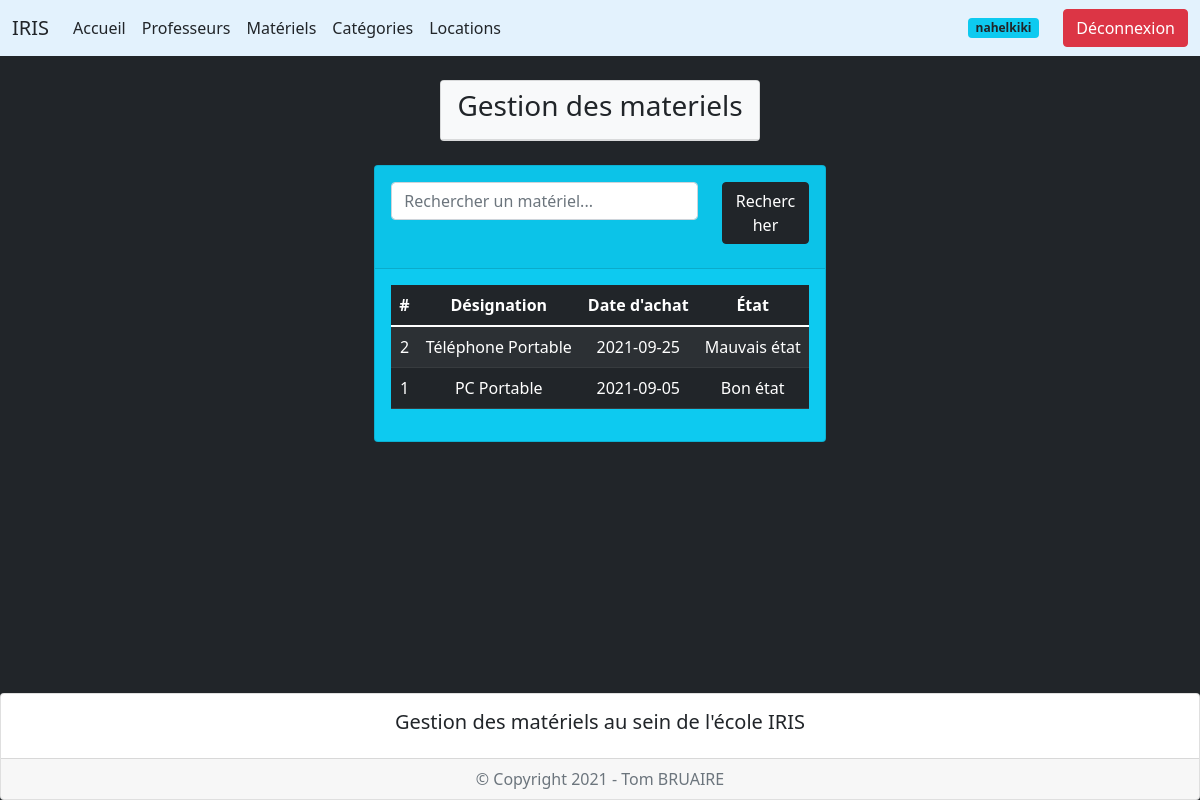
The app's page /index.php?page=2 (signed in) with its own data.
### tables this page shows
create table materiels (
    idmateriel int(3) not null auto_increment,
    designationmateriel varchar(50),
    dateachatmateriel date,
    etatmateriel enum('Bon état', 'Mauvais état'),
    primary key (idmateriel)
);

### controleur/config_db.php (called while the page is built)
<?php
$server = "localhost";
$bdd = "iris";
$user = "root";
$mdp = "";
?>

### controleur/controleur.class.php (called while the page is built, shortened)
<?php
require_once("modele/modele.class.php");
class Controleur {
    private $unModele;
    public function __construct($server, $bdd, $user, $mdp) {
        $this->unModele = new Modele($server, $bdd, $user, $mdp);
    }
    public function setTable($uneTable) {
        $this->unModele->setTable($uneTable);
    }
    public function selectAll($chaine = "*", $orderby) {
        return $this->unModele->selectAll($chaine, $orderby);
    }
}
?>

### vue/vue_materiels.php (the view, shortened to what this page needs)
<div class="container mt-4 mb-5">
    <div class="row d-flex justify-content-center">
        <div class="col-auto">
            <div class="card bg-info">
                <div class="card-header">
                    <form method="post" action="" class="mt-2">
                        <div class="row mb-3">
                            <div class="col-9">
                                    <input type="search" name="mot" id="mot" placeholder="Rechercher un matériel..." class="form-control">
                            </div>
                            <div class="col-3">
                                <button type="submit" name="Rechercher" class="btn btn-dark w-100">Rechercher</button>
                            </div>
                        </div>
                    </form>
                </div>
                <div class="card-body">
                    <div class="table-responsive">
                        <table class="table table-dark table-striped text-center">
                            <thead>
                                <tr>
                                    <th scope="col">#</th>
                                    <th scope="col">Désignation</th>
                                    <th scope="col">Date d'achat</th>
                                    <th scope="col">État</th>
                                </tr>
                            </thead>
                            <tbody>
                            <?php foreach ($lesMateriels as $unMateriel) { ?>
                                <tr>
                                    <td><?= $unMateriel['idmateriel']; ?></td>
                                    <td><?= $unMateriel['designationmateriel']; ?></td>
                                    <td><?= $unMateriel['dateachatmateriel']; ?></td>
                                    <td><?= $unMateriel['etatmateriel']; ?></td>
                                </tr>
                            <?php } ?>
                            </tbody>
                        </table>
                    </div>
                </div>
            </div>
        </div>
    </div>
</div>

### records on screen
materiels: idmateriel "2", designationmateriel "Téléphone Portable", dateachatmateriel "2021-09-25", etatmateriel "Mauvais état"
materiels: idmateriel "1", designationmateriel "PC Portable", dateachatmateriel "2021-09-05", etatmateriel "Bon état"

### other values on screen
$_SESSION['pseudouser'] "nahelkiki"
$text "Gestion des materiels"
